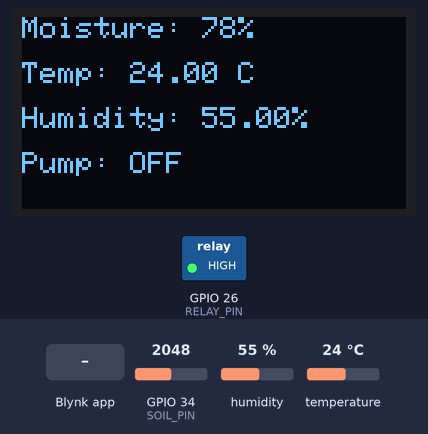
A sketch run on a simulated ESP32. Parts: 128×64 one-colour display, switched loads named in the sketch (green lamp = pin HIGH). Inputs (shaded band) come from the test bench; at power-on: GPIO 34 (SOIL_PIN) = 2048, humidity 55 %, temperature 24 °C. WiFi joins after 1.5 s; servers stay silent unless stated; what the sketch prints to the serial monitor is not drawn.

Above: at 4.4 s.
4.5 s: GPIO 34 (SOIL_PIN) set to 2989
At 7.0 s:
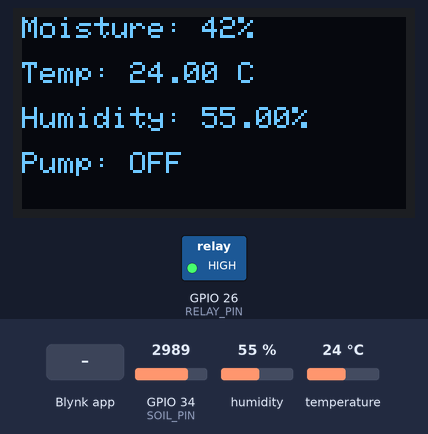
7.3 s: GPIO 34 (SOIL_PIN) set to 3116
At 8.4 s:
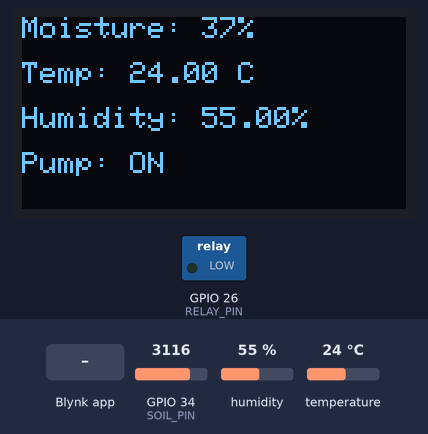
9.3 s: Blynk app writes 0 to V3
At 9.7 s:
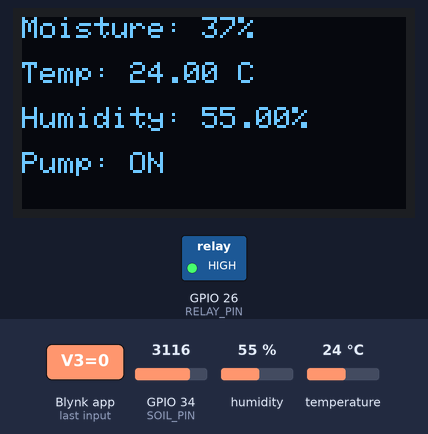
11.3 s: humidity set to 22 %
At 12.7 s:
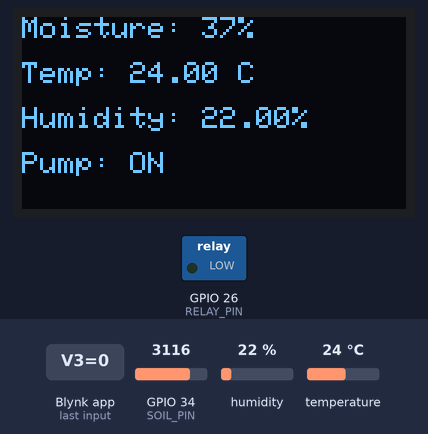
13.3 s: temperature set to 12 °C
At 16.9 s:
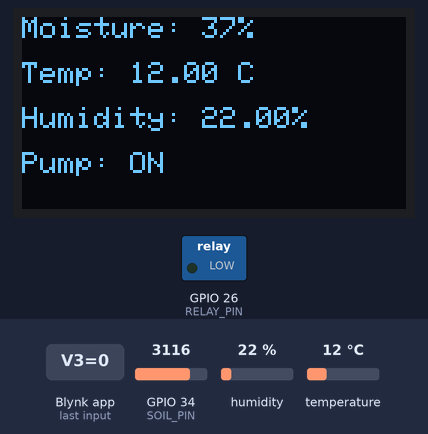
17.3 s: humidity set to 40 %
At 21.1 s:
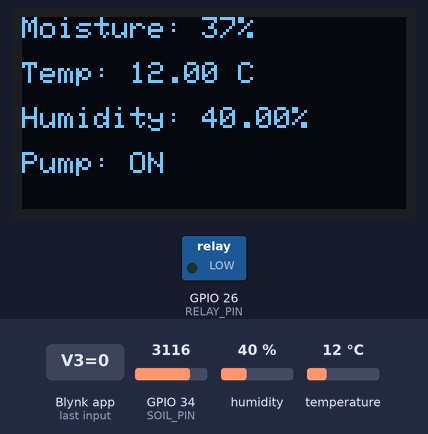
Timing chart, 0 to 22.3 s (numbered marks = the images above; inputs shaded):
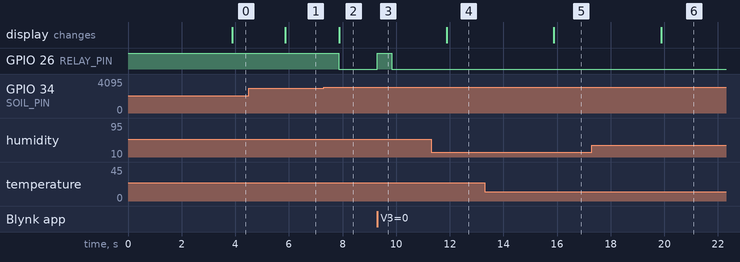

The sketch:

smart_plant_watering_system.ino
```cpp
#define BLYNK_PRINT Serial

#include <WiFi.h>
#include <BlynkSimpleEsp32.h>
#include <DHT.h>
#include <Wire.h>
#include <Adafruit_GFX.h>
#include <Adafruit_SSD1306.h>


char auth[] = "YOUR_BLYNK_AUTH_TOKEN";
char ssid[] = "YOUR_WIFI_NAME";
char pass[] = "YOUR_WIFI_PASSWORD";


#define SOIL_PIN 34
#define RELAY_PIN 26
#define DHT_PIN 4
#define DHT_TYPE DHT11


#define SCREEN_WIDTH 128
#define SCREEN_HEIGHT 64
Adafruit_SSD1306 display(SCREEN_WIDTH, SCREEN_HEIGHT, &Wire, -1);


DHT dht(DHT_PIN, DHT_TYPE);
BlynkTimer timer;


int moistureThreshold = 40;
bool manualPump = false;

void readSensors() {
  // Soil moisture reading (0–4095)
  int rawValue = analogRead(SOIL_PIN);

  // Convert to percentage (invert because dry = high value)
  int moisturePercent = map(rawValue, 4095, 1500, 0, 100);
  moisturePercent = constrain(moisturePercent, 0, 100);

  float temp = dht.readTemperature();
  float hum = dht.readHumidity();

  Serial.print("Moisture: ");
  Serial.print(moisturePercent);
  Serial.print("% | Temp: ");
  Serial.print(temp);
  Serial.print("°C | Humidity: ");
  Serial.println(hum);

  Blynk.virtualWrite(V0, moisturePercent);
  Blynk.virtualWrite(V1, temp);
  Blynk.virtualWrite(V2, hum);

  if (!manualPump) {
    if (moisturePercent < moistureThreshold) {
      digitalWrite(RELAY_PIN, LOW);  // Pump ON (active LOW relay)
    } else {
      digitalWrite(RELAY_PIN, HIGH); // Pump OFF
    }
  }

  display.clearDisplay();

  display.setTextSize(1);
  display.setTextColor(WHITE);

  display.setCursor(0, 0);
  display.print("Moisture: ");
  display.print(moisturePercent);
  display.println("%");

  display.setCursor(0, 15);
  display.print("Temp: ");
  display.print(temp);
  display.println(" C");

  display.setCursor(0, 30);
  display.print("Humidity: ");
  display.print(hum);
  display.println("%");

  display.setCursor(0, 45);
  display.print("Pump: ");
  if (digitalRead(RELAY_PIN) == LOW)
    display.println("ON");
  else
    display.println("OFF");

  display.display();
}

BLYNK_WRITE(V3) {
  int value = param.asInt();
  manualPump = value;

  if (manualPump) {
    digitalWrite(RELAY_PIN, LOW);  // Force ON
  } else {
    digitalWrite(RELAY_PIN, HIGH); // Back to AUTO
  }
}

void setup() {
  Serial.begin(115200);

  pinMode(RELAY_PIN, OUTPUT);
  digitalWrite(RELAY_PIN, HIGH); // OFF initially

  dht.begin();

  // OLED init
  if (!display.begin(SSD1306_SWITCHCAPVCC, 0x3C)) {
    Serial.println("OLED failed");
    for (;;);
  }

  display.clearDisplay();
  display.setTextSize(1);
  display.setTextColor(WHITE);

  // WiFi + Blynk
  Blynk.begin(auth, ssid, pass);

  // Timer (every 2 sec)
  timer.setInterval(2000L, readSensors);
}

// ------------------- LOOP -------------------
void loop() {
  Blynk.run();
  timer.run();
}
```

Measured:
- the behaviour switches between 3057 and 3058 on GPIO 34 (SOIL_PIN) (found by bisection; images 1 and 2)
- after the input at 4.5 s, the display: changes after 1.4 s (image 1)
- after the input at 7.3 s, GPIO 26 (RELAY_PIN): HIGH → LOW after 0.56 s; the display: changes after 0.58 s (image 2)
- after the input at 9.3 s, GPIO 26 (RELAY_PIN): LOW → HIGH at once, → LOW 0.53 s later
- after the input at 11.3 s, the display: changes after 0.58 s (image 4)
- after the input at 13.3 s, the display: changes after 2.6 s (image 5)
- after the input at 17.3 s, the display: changes after 2.6 s (image 6)
